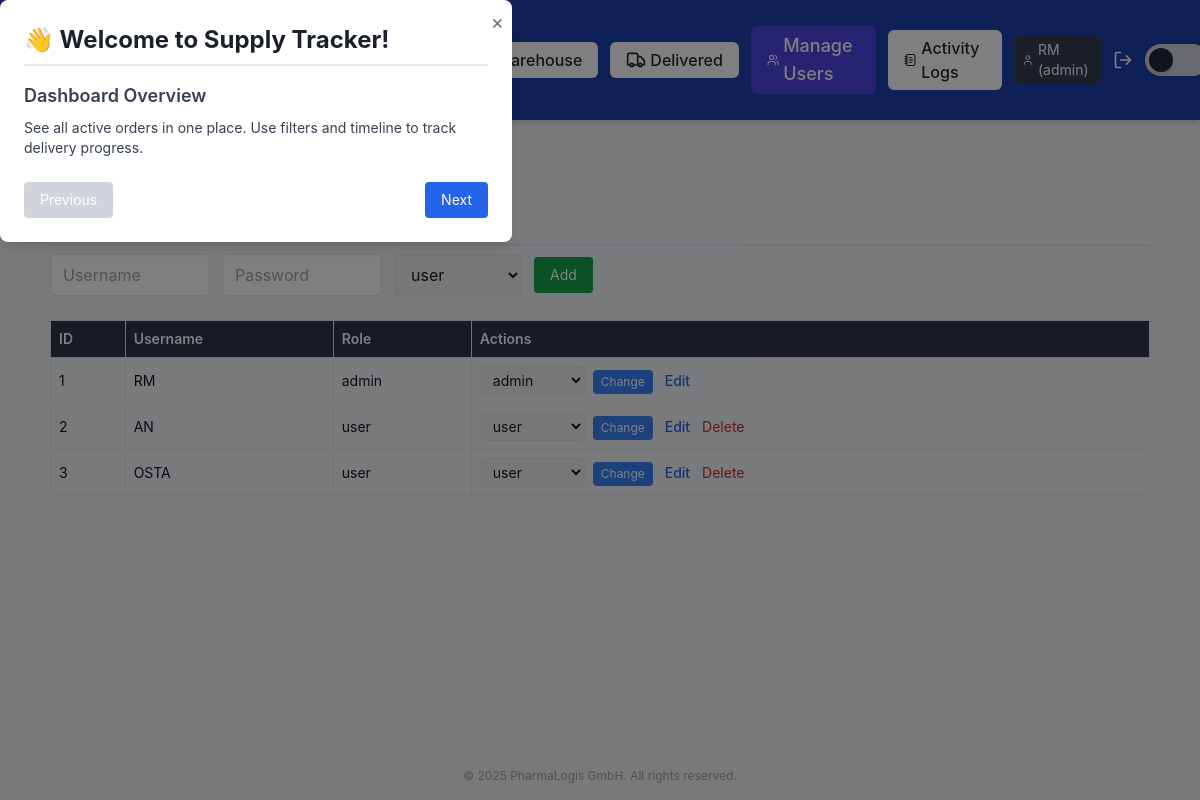
The page /admin/user_management (signed in) on the database as committed earlier.
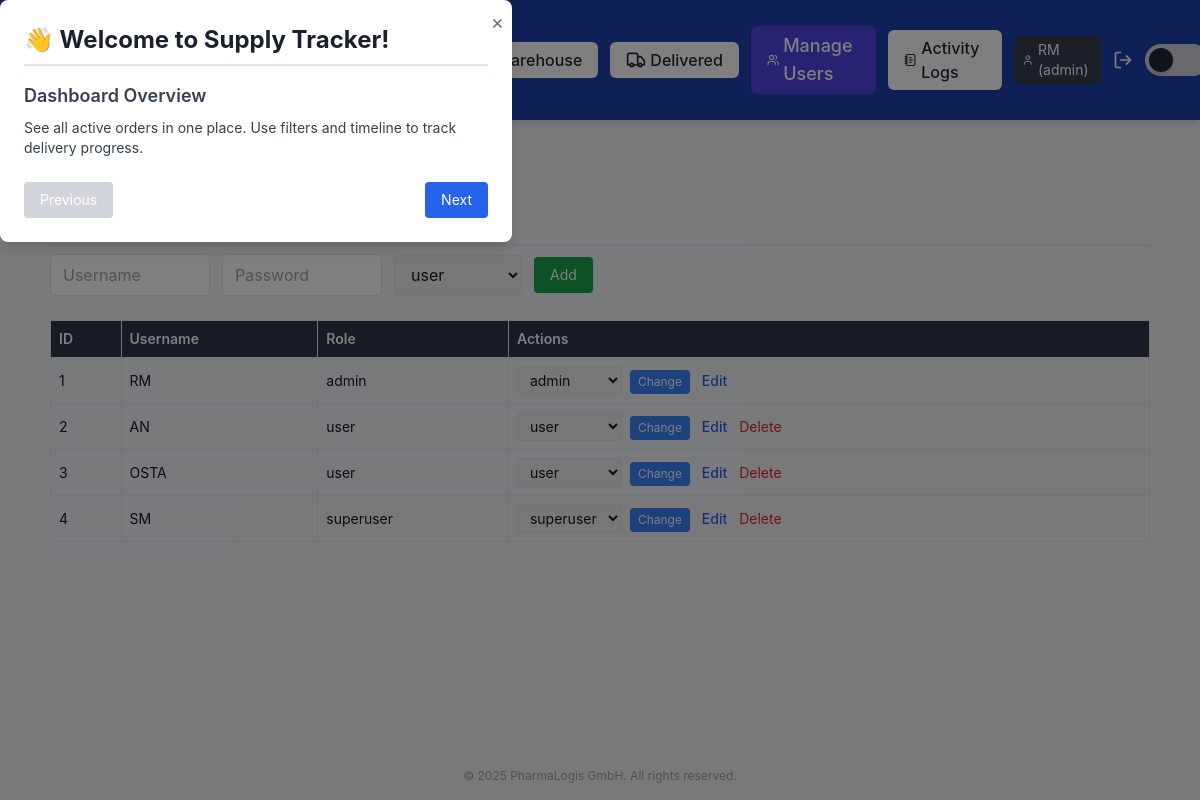
The same page on the database as committed later.
### app/models.py (models this page shows, shortened)
class User(db.Model):
    id = db.Column(db.Integer, primary_key=True)
    username = db.Column(db.String(100), unique=True, nullable=False)
    password_hash = db.Column(db.String(128))
    role = db.Column(db.String(50), default='user')

### app/routes/admin_routes.py (the view)
@admin_bp.route('/admin/user_management')
@login_required
def user_management():
    if current_user.role != 'admin':
        flash("Access denied: Admins only.", "danger")
        return redirect(url_for('dashboard.dashboard'))
    users = User.query.all()
    return render_template('admin_users.html', users=users)

### app/routes/__init__.py (called while the page is built)
def inject_globals():
    return dict(current_user=current_user, current_path=request.path)

### app/templates/admin_users.html (shortened to what this page needs)
{% extends "base.html" %}
{% block body %}
<h1 class="text-2xl font-bold mb-4">👥 User Management</h1>
<h2 class="text-lg font-semibold mt-4 mb-2">➕ Add New User</h2>
<form method="POST" action="{{ url_for('admin.add_user') }}" class="flex flex-wrap items-center gap-3 mb-6">
  <input type="text" name="username" placeholder="Username" required class="border px-3 py-2 rounded w-40">
  <input type="password" name="password" placeholder="Password" required class="border px-3 py-2 rounded w-40">
  <select name="role" class="border px-3 py-2 rounded w-32">
    <option value="user">user</option>
  </select>
  <button type="submit" class="bg-green-600 text-white px-4 py-2 rounded text-sm">Add</button>
</form>
<table class="table-auto w-full text-sm border">
  <thead class="bg-gray-200">
    <tr>
      <th class="p-2 border">ID</th>
      <th class="p-2 border">Username</th>
      <th class="p-2 border">Role</th>
      <th class="p-2 border">Actions</th>
    </tr>
  </thead>
  <tbody>
    {% for user in users %}
    <tr class="even:bg-gray-100">
      <td class="p-2 border">{{ user.id }}</td>
      <td class="p-2 border">{{ user.username }}</td>
      <td class="p-2 border">{{ user.role }}</td>
      <td class="p-2 border">
        <form method="POST" action="{{ url_for('admin.change_role', user_id=user.id) }}" class="inline-block">
          <select name="new_role" class="text-sm px-2 py-1 border rounded">
            <option value="user" {% if user.role=='user' %}selected{% endif %}>user</option>
            <option value="admin" {% if user.role=='admin' %}selected{% endif %}>admin</option>
            <option value="superuser" {% if user.role=='superuser' %}selected{% endif %}>superuser</option>
          </select>
          <button type="submit" class="bg-blue-500 text-white px-2 py-1 rounded text-xs ml-1">Change</button>
        </form>
        <a href="{{ url_for('admin.edit_user', user_id=user.id) }}" class="text-blue-600 text-sm ml-2">Edit</a>
        {% if current_user.id != user.id and user.role != 'admin' %}
        <form method="POST" action="{{ url_for('admin.delete_user', user_id=user.id) }}" style="display:inline;"
          onsubmit="return confirm('Are you sure you want to delete this user?');">
          <button type="submit" class="text-red-600 text-sm ml-2">Delete</button>
        </form>
        {% endif %}
      </td>
    </tr>
    {% endfor %}
  </tbody>
</table>
{% endblock %}

### app/templates/_navbar.html (shortened to what the changed rows need)
<header
  class="sticky top-0 z-50 flex justify-between items-center px-4 sm:px-6 py-2 sm:py-3 bg-blue-800 text-white shadow-md">
  <div class="flex items-center space-x-3">
    <h1 class="text-base sm:text-2xl font-semibold">Supply Tracker Dashboard</h1>
  </div>
  <div class="flex items-center space-x-2 sm:space-x-3">
    <a href="{{ url_for('dashboard.dashboard') }}" class="px-4 py-1.5 rounded-md font-medium transition-all duration-200 flex items-center gap-1
       {{ 'bg-yellow-500 text-white text-lg font-bold' if current_path.startswith(url_for('dashboard.dashboard')) else 'bg-white text-gray-800 dark:bg-gray-700 dark:text-white' }}
       hover:bg-opacity-80 hover:shadow-md">
    </a>
    <a href="{{ url_for('warehouse.warehouse') }}" class="px-4 py-1.5 rounded-md font-medium transition-all duration-200 flex items-center gap-1
       {{ 'bg-blue-600 text-white text-lg font-bold' if current_path.startswith(url_for('warehouse.warehouse')) else 'bg-white text-gray-800 dark:bg-gray-700 dark:text-white' }}
       hover:bg-opacity-80 hover:shadow-md">
      Warehouse
    </a>
    <a href="{{ url_for('delivered.delivered') }}" class="px-4 py-1.5 rounded-md font-medium transition-all duration-200 flex items-center gap-1
       {{ 'bg-purple-600 text-white text-lg font-bold' if current_path.startswith(url_for('delivered.delivered')) else 'bg-white text-gray-800 dark:bg-gray-700 dark:text-white' }}
       hover:bg-opacity-80 hover:shadow-md">
      <i data-lucide="truck" class="w-5 h-5"></i>
      Delivered
    </a>
    {% if current_user.role == 'admin' %}
    <a href="{{ url_for('admin.user_management') }}" class="px-4 py-1.5 rounded-md font-medium transition-all duration-200 flex items-center gap-1
   {{ 'bg-indigo-600 text-white text-lg font-bold' if current_path.startswith(url_for('admin.user_management')) else 'bg-white text-gray-800 dark:bg-gray-700 dark:text-white' }}
   hover:bg-opacity-80 hover:shadow-md">
      <i data-lucide="users" class="w-5 h-5"></i>
      Manage Users
    </a>
    {% endif %}
    <a href="{{ url_for('activity.activity_logs') }}" class="px-4 py-1.5 rounded-md font-medium transition-all duration-200 flex items-center gap-1
   {{ 'bg-amber-500 text-white text-lg font-bold' if current_path.startswith(url_for('activity.activity_logs')) else 'bg-white text-gray-800 dark:bg-gray-700 dark:text-white' }}
   hover:bg-opacity-80 hover:shadow-md">
      <i data-lucide="notebook-text" class="w-5 h-5"></i>
      Activity Logs
    </a>
    <span class="ml-4 px-2 py-1 rounded bg-gray-700 text-white text-sm flex items-center gap-1">
      <i data-lucide="user" class="w-4 h-4"></i>
      {{ current_user.username }} ({{ current_user.role }})
    </span>
    <a href="{{ url_for('auth.logout') }}" title="Logout" class="text-white hover:text-red-400 ml-1">
      <i data-lucide="log-out" class="w-5 h-5"></i>
    </a>
    <button id="dark-mode-toggle"
      class="relative inline-flex items-center h-5 w-10 sm:h-8 sm:w-16 rounded-full transition-colors duration-300 focus:outline-none flex-shrink-0"
      aria-label="Toggle dark mode">
      <span id="dark-mode-thumb"
        class="absolute left-1 top-1 h-3 w-3 sm:h-6 sm:w-6 rounded-full bg-gray-800 dark:bg-gray-100 transform transition-transform duration-300 shadow-md dark:shadow-white/50 dark:translate-x-5 sm:dark:translate-x-8"></span>
    </button>
  </div>
  <div id="tourModal" class="fixed inset-0 bg-black bg-opacity-50 hidden z-50 items-center justify-center">
    <div class="bg-white dark:bg-gray-800 p-6 rounded-lg max-w-lg w-full shadow-lg relative">
      <h2 class="text-2xl font-bold mb-4">👋 Welcome to Supply Tracker!</h2>
    </div>
  </div>
</header>

Rows that differ between the two databases and show on the page:
added User: id "4", username "SM", role "superuser", new_role "superuser"
